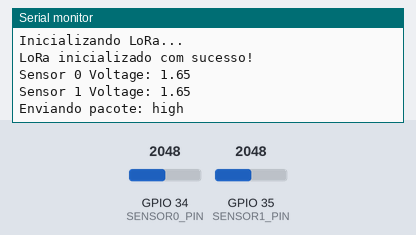
This sketch was run on a simulated ESP32. On the bench: the last lines printed to the serial monitor. Inputs (shaded band) come from the test bench; at power-on: GPIO 35 (SENSOR1_PIN) = 2048, GPIO 34 (SENSOR0_PIN) = 2048. No radio packets arrive unless stated.

Above: at 1.2 s.
1.3 s: GPIO 35 (SENSOR1_PIN) set to 324
At 5.4 s:
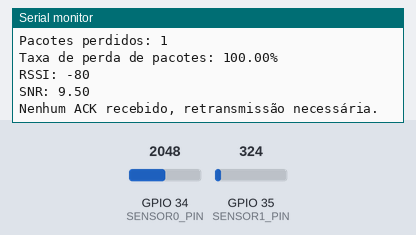
6.5 s: GPIO 35 (SENSOR1_PIN) set to 290
At 13.0 s:
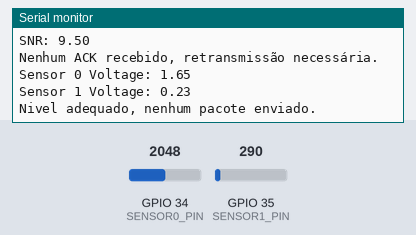
14.6 s: GPIO 34 (SENSOR0_PIN) set to 342
At 15.9 s:
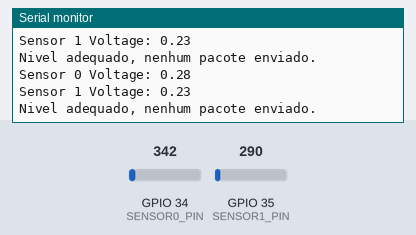
16.1 s: GPIO 34 (SENSOR0_PIN) set to 283
At 16.9 s:
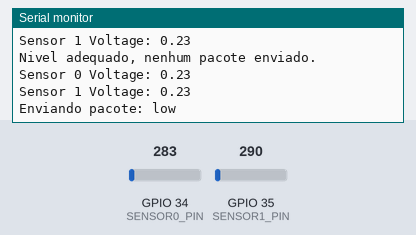
Timing chart, 0 to 19.1 s (numbered marks = the images above; inputs shaded):
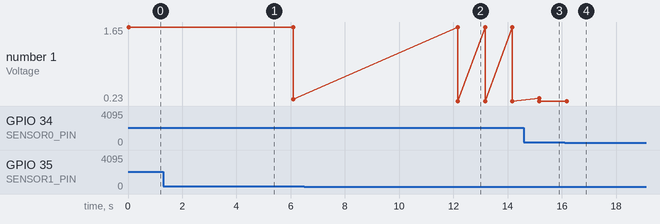

The sketch:

SensorAnalogTX_QoSParam.ino
```cpp
#include <SPI.h>
#include <LoRa.h>

// Pinos utilizados pelo RFM95
const uint8_t SCK_PIN = 5;
const uint8_t MISO_PIN = 19;
const uint8_t MOSI_PIN = 27;
const uint8_t CS_PIN = 18;
const uint8_t RESET_PIN = 15;
const uint8_t IRQ_PIN = 26;

// Pinos dos sensores
#define SENSOR0_PIN 34
#define SENSOR1_PIN 35

// Variáveis para monitoramento de pacotes
int totalSentPackets = 0;
int totalReceivedPackets = 0;

void setup() {
  Serial.begin(115200);
  while (!Serial);

  Serial.println("Inicializando LoRa...");

  // Defina os pinos do módulo LoRa
  LoRa.setPins(CS_PIN, RESET_PIN, IRQ_PIN);

  // Inicialize o SPI manualmente para definir os pinos personalizados
  SPI.begin(SCK_PIN, MISO_PIN, MOSI_PIN, CS_PIN);

  // Tente inicializar o rádio LoRa
  if (!LoRa.begin(915E6)) {
    Serial.println("Falha ao inicializar LoRa! Verifique as conexões e a frequência.");
    while (1);
  }

  Serial.println("LoRa inicializado com sucesso!");
}

void loop() {
  // Leia a tensão nos sensores
  float sensor0Voltage = analogRead(SENSOR0_PIN) * (3.3 / 4095.0);
  float sensor1Voltage = analogRead(SENSOR1_PIN) * (3.3 / 4095.0);

  Serial.print("Sensor 0 Voltage: ");
  Serial.println(sensor0Voltage);
  Serial.print("Sensor 1 Voltage: ");
  Serial.println(sensor1Voltage);

  // Verifique as condições antes de definir a mensagem e enviar o pacote
  if (sensor0Voltage > 0.25 && sensor1Voltage <0.25) {
    Serial.println("Nivel adequado, nenhum pacote enviado.");
    delay(1000);
    return;
  }

  String message;

  // Verifique as condições e defina a mensagem
  if (sensor0Voltage < 0.25 && sensor1Voltage < 0.25) {
    message = "low";
  } else if (sensor1Voltage > 0.25) {
    message = "high";
  }

  // Envie a mensagem
  Serial.print("Enviando pacote: ");
  Serial.println(message);

  LoRa.beginPacket();
  LoRa.print(message);
  LoRa.endPacket();
  totalSentPackets++;

  // Esperar pela confirmação de recebimento (ACK)
  long startTime = millis();
  bool ackReceived = false;

  while (millis() - startTime < 5000) { // Espera por até 5 segundos
    int packetSize = LoRa.parsePacket();
    if (packetSize) {
      String received = "";
      while (LoRa.available()) {
        received += (char)LoRa.read();
      }

      if (received == "ACK") {
        ackReceived = true;
        totalReceivedPackets++;
        break;
      }
    }
  }

  // Calcule a taxa de perda de pacotes
  int lostPackets = totalSentPackets - totalReceivedPackets;
  float packetLossRate = (float)lostPackets / totalSentPackets * 100;

  Serial.print("Pacotes enviados: ");
  Serial.println(totalSentPackets);
  Serial.print("Pacotes recebidos: ");
  Serial.println(totalReceivedPackets);
  Serial.print("Pacotes perdidos: ");
  Serial.println(lostPackets);
  Serial.print("Taxa de perda de pacotes: ");
  Serial.print(packetLossRate);
  Serial.println("%");

  // Exiba os parâmetros de qualidade do sinal
  int rssi = LoRa.packetRssi();
  float snr = LoRa.packetSnr();
  Serial.print("RSSI: ");
  Serial.println(rssi);
  Serial.print("SNR: ");
  Serial.println(snr);

  if (!ackReceived) {
    Serial.println("Nenhum ACK recebido, retransmissão necessária.");
  } else {
    Serial.println("Confirmação de recebimento (ACK) recebida!");
  }

  delay(1000);
}
```

Measured:
- the behaviour switches between 311 and 310 on GPIO 35 (SENSOR1_PIN) (found by bisection; images 1 and 2)
- the behaviour switches between 311 and 310 on GPIO 34 (SENSOR0_PIN) (found by bisection; images 3 and 4)
- after the input at 6.5 s, the serial monitor: prints a new line after 5.7 s (image 2)
- after the input at 14.6 s, the serial monitor: prints a new line after 0.57 s (image 3)
- after the input at 16.1 s, the serial monitor: prints a new line after 0.07 s (image 4)
- plotted number 1: 1.65 → 0.26 after the input at 1.3 s, 0.26 → 0.23 after the input at 6.5 s
